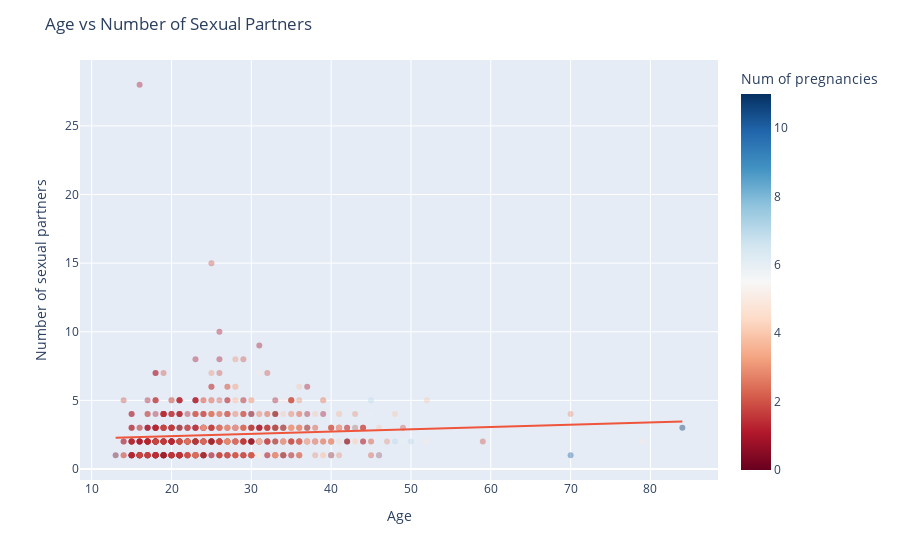

Here is the notebook cell this chart was saved with:
### Code cell
age_num_sex_partners = px.scatter(risk_factor_df, x="Age",
                                  y="Number of sexual partners",
                                  trendline="ols",
                                  opacity=0.4,
                                  color="Num of pregnancies",
                                  color_continuous_scale="rdbu",)
age_num_sex_partners.update_layout(title="Age vs Number of Sexual Partners")
age_num_sex_partners.show()

### Figure 1 — Plotly figure (JSON) as saved in the notebook; plotly's stock layout.template omitted (floating-point values rounded to 4 significant figures; data arrays with more than 128 entries replaced by an {"elided": "..."} marker saying what was removed)
{"data": [{"hovertemplate": "Age=%{x}<br>Number of sexual partners=%{y}<br>Num of pregnancies=%{marker.color}<extra></extra>", "legendgroup": "", "marker": {"color": {"elided": "858 int values"}, "coloraxis": "coloraxis", "opacity": 0.4, "symbol": "circle"}, "mode": "markers", "name": "", "orientation": "v", "showlegend": false, "type": "scatter", "x": {"elided": "858 int values"}, "xaxis": "x", "y": {"elided": "858 int values"}, "yaxis": "y"}, {"hovertemplate": "<b>OLS trendline</b><br>Number of sexual partners = 0.0166396 * Age + 2.06537<br>R<sup>2</sup>=0.007391<br><br>Age=%{x}<br>Number of sexual partners=%{y} <b>(trend)</b><extra></extra>", "legendgroup": "", "marker": {"symbol": "circle"}, "mode": "lines", "name": "", "showlegend": false, "type": "scatter", "x": {"elided": "858 int values"}, "xaxis": "x", "y": {"elided": "858 float values"}, "yaxis": "y"}], "layout": {"coloraxis": {"colorbar": {"title": {"text": "Num of pregnancies"}}, "colorscale": [[0, "rgb(103,0,31)"], [0.1, "rgb(178,24,43)"], [0.2, "rgb(214,96,77)"], [0.3, "rgb(244,165,130)"], [0.4, "rgb(253,219,199)"], [0.5, "rgb(247,247,247)"], [0.6, "rgb(209,229,240)"], [0.7, "rgb(146,197,222)"], [0.8, "rgb(67,147,195)"], [0.9, "rgb(33,102,172)"], [1, "rgb(5,48,97)"]]}, "legend": {"tracegroupgap": 0}, "margin": {"t": 60}, "title": {"text": "Age vs Number of Sexual Partners"}, "xaxis": {"anchor": "y", "domain": [0, 1], "title": {"text": "Age"}}, "yaxis": {"anchor": "x", "domain": [0, 1], "title": {"text": "Number of sexual partners"}}}}
